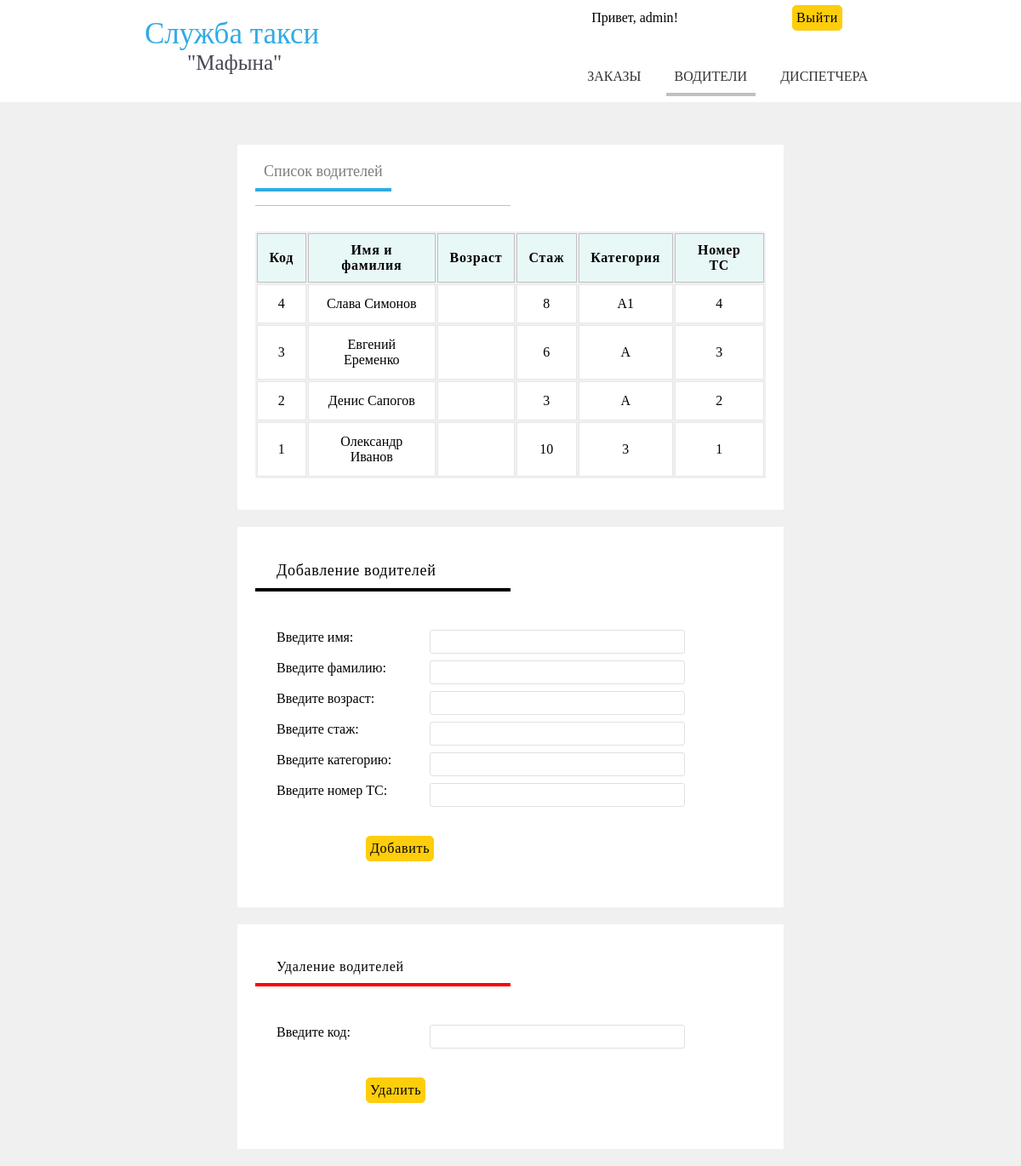
Page /drivers.php (signed in) on the committed database.
### tables this page shows
CREATE TABLE `drivers` (
  `id` int(11) NOT NULL,
  `familiya` varchar(20) NOT NULL,
  `imya` varchar(20) NOT NULL,
  `otchestvo` varchar(20) NOT NULL,
  `data_rojdeniya` date NOT NULL,
  `staj` int(3) NOT NULL,
  `category` varchar(4) NOT NULL,
  `gos_nomer` int(11) NOT NULL
);

### drivers.php (the view, shortened to what this page needs)
<?
require_once 'include2.php';
if (isset($_SESSION["$nums"]))
{
?>
<!DOCTYPE html>
<html lang="en">
<head>
</head>
<body>
    <? $f=5; $s=1?>
    <div class="wrapper_all">
        <div class="head">
                  <div class="wrapper_head">
                    <div class="name_head">
Служба такси</br>
                        <span style="margin-left:50px;" class="name_head_1" >"Мафына" </span>
                    </div>
                    <div class="link_head">
                         <form name="order1" action="" method="post">
                         <label  class="sd">  Привет, <? echo $_SESSION["$nums"]?>! </label>
                         <input type="submit" name="button2" value="Выйти" class="button1" />
                         </form>
                        <ul class="link_head_1">
                            <li class="a<?if ($f==4) echo $f?>"> <a href="zakazi.php"> ЗАКАЗЫ </a> </li>
                            <li class="a<?if ($f==5) echo $f?>"> <a href="drivers.php"> ВОДИТЕЛИ</a> </li>
                            <li class="a<?if ($f==6) echo $f?>"> <a href="disp.php"> ДИСПЕТЧЕРА</a> </li>
                        </ul>
                    </div>
              </div>
        </div>
        <div class="wrapper_body">
            <div class="links">
                <span class="aa<?if ($s==1) echo $s?>"> <a href="zakazi.php"> Список водителей </a></span>
            </div>
            <div class="table">
                <table >
                    <tr class="tr1">
                        <th> Код </th>
                        <th> Имя и фамилия </th>
                        <th> Возраст </th>
                        <th> Стаж </th>
                        <th> Категория </th>
                        <th> Номер ТС </th>
                    </tr>
                <?
                 $query = mysqli_query($connection,"SELECT *  FROM `drivers` GROUP BY `id` DESC LIMIT 10");
                    while($arr = mysqli_fetch_assoc($query))
                    {
                        $name = $arr['imya'].' '.$arr['familiya'];
                        ?>
                        <tr> <td> <? echo $arr['id'] ?> </td> <td> <? echo $name ?> </td> <td> <? echo $arr['vozrast'] ?>
                        </td>  <td> <? echo $arr['staj'] ?> </td> <td> <? echo $arr['category']  ?> </td> <td>
                        <? echo $arr['gos_nomer'] ?> </td>  </tr>
                        <?
                    }
                ?>
                </table>
            </div>
           </div>
           <div class="wrapper_body">
    <form name="order1" action="" method="post">
          <label class="dannie_label"> Добавление водителей </label>
                 <div class="dannie_div">
                    <label> Введите имя: </label>
                    <input type="text" name="name" /> </br></br>
                               <label> Введите фамилию: </label>
                    <input type="text" name="family" /> </br></br>
                               <label> Введите возраст: </label>
                    <input type="number" name="dr" /> </br></br>
                               <label> Введите стаж: </label>
                    <input type="number" name="staj" /> </br></br>
              <label> Введите категорию: </label>
                    <input type="text" name="cat" /> </br></br>
                        <label> Введите номер ТС: </label>
                    <input type="number" name="nomerTS" /> </br></br>
                </div>
          <input type="submit" name="button3" value="Добавить" class="button1" /> </br></br>
          </form>
        </div>
                   <div class="wrapper_body">
    <form name="order1" action="" method="post">
          <label class="dannie_label1"> Удаление водителей </label>
                 <div class="dannie_div">
                    <label> Введите код: </label>
                    <input type="number" name="kod" /> </br></br>
                </div>
          <input type="submit" name="button4" value="Удалить" class="button1" /> </br></br>
          </form>
        </div>
</div>
     <?
}
else
exit("ОШИБКА");
      ?>

### drivers.php (style rules this page uses)
* { padding: 0; margin: 0; font-family: Ubuntu; }
body { background-color:#F0F0F0; }
.head { height: 120px; margin: 0 auto; background-color: #FFF; position: relative; margin-bottom: 50px; }
.name_head { float: left; font-family: Ubuntu; font-size: 35px; color:#30ABE4; margin-top:20px; margin-left: 20px; }
.name_head_1 { color:#454754; font-size: 25px; }
.wrapper_head { width: 900px; height: 150px; margin: 0 auto; }
.link_head { float: right; margin-top: 0%; margin-right: 20px; }
.a { display: inline-block; margin-left: 15px; padding: 10px; }
.a1,.a2,.a3,.a4,.a5,.a6 { display: inline-block; border-bottom: 4px solid silver; margin-left: 15px; padding: 10px; }
.link_head ul li a { font-family:Ubuntu; font-size: 16px; text-decoration: none; color:#333333; }
.wrapper_all { background-color: #F0F0F0; }
.dannie_div { padding:20px 25px; padding-right:100px; width: 550px; x }
.dannie_div input { float: right; width: 300px; padding: 5px; border-radius:3px; border:1px solid #E0E0E0; font-family: Ubuntu; margin-right: 70px; }
.dannie_label { font-size: 18px; letter-spacing: 0.7px; display: block; padding:10px 25px; width: 250px; margin-bottom: 25px; border-bottom: 4px solid black; }
.dannie_label1 { letter-spacing: 0.7px; display: block; padding:10px 25px; width: 250px; margin-bottom: 25px; border-bottom: 4px solid red; }
.button1 { padding: 5px 4px; display: inline-block; letter-spacing: 0.7px; background-color:#FECD0B; border:1px solid #FECD0B; border-radius: 5px; font-family:Ubuntu; font-size: 16px; margin-top:6px; margin-bottom: 35px; margin-left: 130px; }
.sd { margin-left: 30px; }
.wrapper_body { width: 600px; border:1px solid #FFF; margin: 0px auto; background-color: #FFF; padding: 0 20px; margin-bottom: 20px; }
table { font-family:Ubuntu; font-size: 16px; }
table tr th { border: 1px solid silver; padding: 10px 13.5px; background-color:#E7F8F7; letter-spacing: 0.7px; }
table tr td { padding: 13px; border: 1px solid #E8E8E8; text-align: center; background-color: #FFF; }
.wrapper_body .table { background-color:#F0F0F0; margin-top: 30px; }
.links { margin-top: 20px; width: 300px; height: 50px; border-bottom:1px solid silver; }
.links span { padding-left: 15px; padding: 10px; padding-bottom: 10px; font-size: 18px; margin-right: 40px; }
a { text-decoration: none; color:#7C7C7C; }
.aa1 { border-bottom: 4px solid #30ABE4; }
.wrapper_body form { margin-top: 30px; }

### rows in the picture
drivers: id "4", name "Слава Симонов", staj "8", category "А1", gos_nomer "4"
drivers: id "3", name "Евгений Еременко", staj "6", category "А", gos_nomer "3"
drivers: id "2", name "Денис Сапогов", staj "3", category "А", gos_nomer "2"
drivers: id "1", name "Олександр Иванов", staj "10", category "3", gos_nomer "1"

### other values in the picture
$_SESSION["$nums"] "admin"
